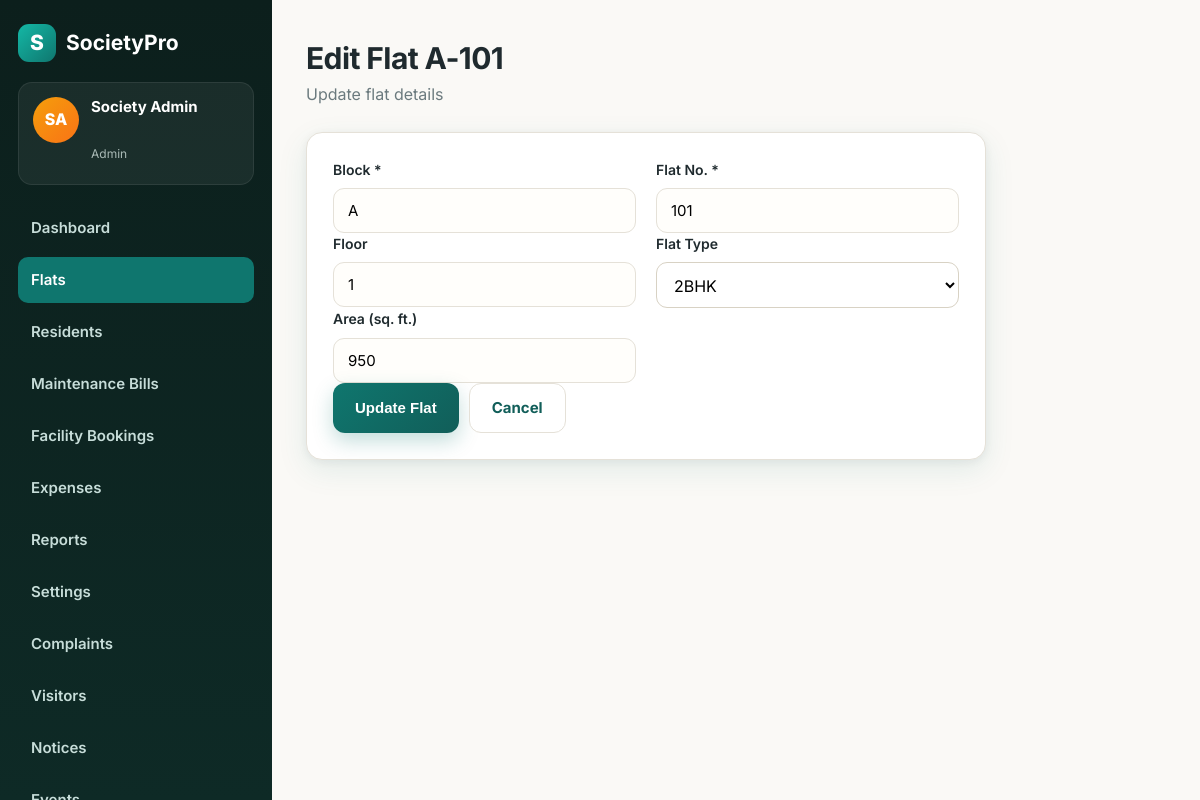
Page /flat-edit.php?id=1 (signed in) on the committed database.
### tables this page shows
CREATE TABLE IF NOT EXISTS `flats` (
  `id` int(11) NOT NULL AUTO_INCREMENT,
  `block_name` varchar(10) NOT NULL,
  `flat_no` varchar(10) NOT NULL,
  `floor_no` int(11) NOT NULL DEFAULT 0,
  `flat_type` enum('1BHK','2BHK','3BHK','4BHK') NOT NULL DEFAULT '2BHK',
  `area_sqft` int(11) DEFAULT NULL,
  `created_at` datetime NOT NULL DEFAULT current_timestamp(),
  PRIMARY KEY (`id`),
  UNIQUE KEY `block_flat` (`block_name`, `flat_no`)
);

### includes/functions.php (called while the page is built, shortened)
<?php
function e(?string $v): string { return htmlspecialchars((string)$v, ENT_QUOTES, 'UTF-8'); }
function flat_label(array $flat): string {
    return $flat['block_name'] . '-' . $flat['flat_no'];
}

### includes/flat-form.php (the view, shortened to what this page needs)
<div class="card" style="max-width:680px">
  <form method="post">
    <div class="form-grid">
      <div class="field"><label>Block *</label><input type="text" name="block_name" value="<?= e($old['block_name'] ?? '') ?>" required placeholder="e.g. A" maxlength="10"></div>
      <div class="field"><label>Flat No. *</label><input type="text" name="flat_no" value="<?= e($old['flat_no'] ?? '') ?>" required placeholder="e.g. 101" maxlength="10"></div>
      <div class="field"><label>Floor</label><input type="number" name="floor_no" value="<?= e((string)($old['floor_no'] ?? '')) ?>" placeholder="e.g. 1" min="0" max="60"></div>
      <div class="field"><label>Flat Type</label>
        <select name="flat_type">
          <?php foreach (FLAT_TYPES as $t): ?><option value="<?= e($t) ?>" <?= ($old['flat_type'] ?? '2BHK') === $t ? 'selected' : '' ?>><?= e($t) ?></option><?php endforeach; ?>
        </select></div>
      <div class="field"><label>Area (sq. ft.)</label><input type="number" name="area_sqft" value="<?= e((string)($old['area_sqft'] ?? '')) ?>" placeholder="e.g. 950" min="0"></div>
    </div>
    <div style="display:flex;gap:10px;flex-wrap:wrap">
      <button type="submit" class="btn"><?= e($submitLabel ?? 'Save Flat') ?></button>
      <a class="btn btn-light" href="flats.php">Cancel</a>
    </div>
  </form>
</div>

### flat-edit.php (shortened to what this page needs)
<?php
require_once __DIR__ . '/includes/functions.php';
$db = db();
$id = (int)($_GET['id'] ?? 0);
$stmt = $db->prepare('SELECT * FROM flats WHERE id = ?');
$stmt->execute([$id]);
$flat = $stmt->fetch();
$errors = []; $old = $flat;
require_once __DIR__ . '/includes/header.php';
?>
<div class="page-head"><h1>Edit Flat <?= e(flat_label($flat)) ?></h1><p>Update flat details</p></div>
<?php $submitLabel = 'Update Flat'; require __DIR__ . '/includes/flat-form.php'; ?>
<?php require_once __DIR__ . '/includes/footer.php'; ?>

### assets/css/style.css (style rules this page uses)
:root { --paper:#FAF9F6; --card:#FFFFFF; --ink:#1F2A2E; --muted:#6B7A7E; --teal:#0F766E; --teal-dark:#115E59; --teal-soft:#E3F2EF; --amber:#F59E0B; --line:#E5E1D8; --danger:#DC2626; --success:#15803D; --radius:16px; --shadow:0 10px 30px rgba(15,118,110,.10), 0 2px 8px rgba(31,42,46,.06); }
* { margin:0;padding:0;box-sizing:border-box }
body { font-family:'Inter',system-ui,-apple-system,Segoe UI,Roboto,sans-serif;background:var(--paper);color:var(--ink);line-height:1.6 }
a { color:var(--teal);text-decoration:none }
.btn { display:inline-flex;align-items:center;justify-content:center;gap:8px;background:linear-gradient(135deg,var(--teal),var(--teal-dark));color:#fff!important;border:none;padding:12px 22px;border-radius:12px;font-weight:700;font-size:15px;cursor:pointer;box-shadow:0 8px 20px rgba(15,118,110,.25);transition:.2s;text-decoration:none!important }
.btn-light { background:#fff;color:var(--teal-dark)!important;box-shadow:none;border:1px solid var(--line) }
label { display:block;font-weight:600;font-size:14px;margin-bottom:7px }
input,select { width:100%;padding:12px 14px;border:1.5px solid var(--line);border-radius:11px;font-size:15px;font-family:inherit;background:#FFFEFB;transition:.15s }
.page-head { margin-bottom:24px }
.page-head h1 { font-size:30px;letter-spacing:-.6px }
.page-head p { color:var(--muted) }
.card { background:var(--card);border:1px solid var(--line);border-radius:var(--radius);box-shadow:var(--shadow);padding:26px;margin-bottom:22px }
.form-grid { display:grid;grid-template-columns:1fr 1fr;gap:0 20px }
select,textarea { width:100%;padding:11px 13px;border:1.5px solid #D8D2C4;border-radius:11px;font:inherit;background:#fff }

### rows in the picture
flats: flat_label($flat) "A-101", block_name "A", flat_no "101", floor_no "1", area_sqft "950"

### other values in the picture
initials($u['name']) "SA"
$u['name'] "Society Admin"
$u['role'] "Admin"
$submitLabel "Update Flat"
form field flat_type "2BHK"
